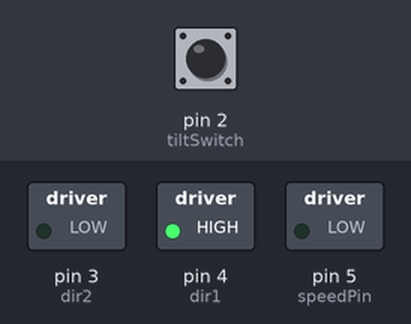
This sketch was run on a simulated Arduino Uno, built with avr-gcc and run on an emulated ATmega328P. Parts: switched loads named in the sketch (green lamp = pin HIGH). The test bench sets the inputs (shaded band); at power-on: pin 2 (tiltSwitch) HIGH. What the sketch prints to the serial monitor is not drawn.

Above: at 0.3 s.
Timing chart, 0 to 1.8 s (numbered marks = the images above):
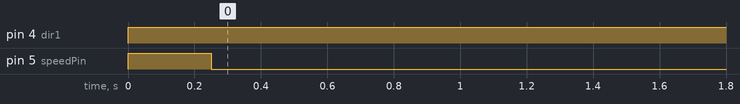

The sketch:

DCMotor_Fan.ino
```cpp
int speedPin = 5;
int dir1 = 4;
int dir2 = 3;
int MSpeed = 255;
int tiltSwitch = 2;
int tiltVal;
int dt = 250;

void setup() {
  // put your setup code here, to run once:
  pinMode(speedPin,OUTPUT);
  pinMode(dir1,OUTPUT);
  pinMode(dir2,OUTPUT);
  Serial.begin(9600);
  pinMode(tiltSwitch,INPUT);
  digitalWrite(tiltSwitch,HIGH);
}

void loop() {
  // put your main code here, to run repeatedly:

  if (tiltVal==0){
  digitalWrite(dir1,HIGH); // DC Fan code
  digitalWrite(dir2,LOW);
  analogWrite(speedPin,MSpeed);
  MSpeed = 255;
  }


  tiltVal = digitalRead(tiltSwitch); //tilt switch code
  Serial.println(tiltVal);
  delay(dt);

  if(tiltVal==1){
    MSpeed = 0;
  analogWrite(speedPin,MSpeed);
  }


}
```

Measured:
- by itself, pin 4 (dir1): LOW → HIGH at 0.00 s
- by itself, pin 5 (speedPin): LOW → HIGH at 0.00 s, → LOW 0.25 s later
